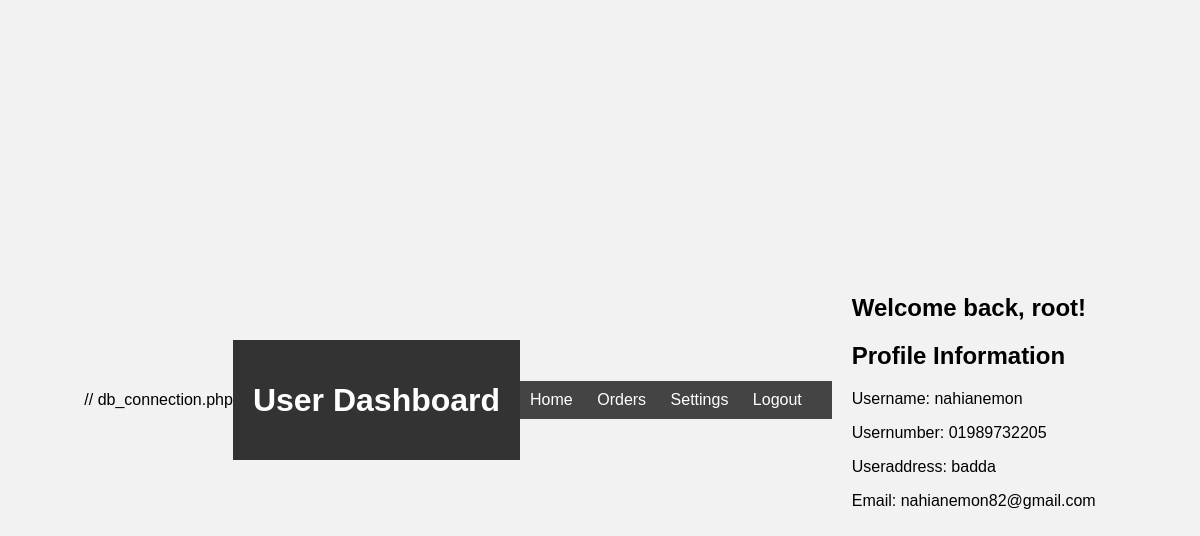
Screenshot of /dashboard.php (signed in) with the database file from the repository.
### tables this page shows
CREATE TABLE `users` (
  `id` int(11) NOT NULL,
  `f_name` varchar(50) NOT NULL,
  `l_name` varchar(50) NOT NULL,
  `email` varchar(100) NOT NULL,
  `password` varchar(50) NOT NULL,
  `phone_number` text NOT NULL,
  `Address` varchar(255) NOT NULL
);

### db_connection.php (called while the page is built, shortened)
<?php
$username = "root";
?>

### dashboard.php (the view, shortened to what this page needs)
<?php
require_once "db_connection.php";
$email = $_SESSION["email"];
$sql = "SELECT * FROM users WHERE email=?";
$stmt = $conn->prepare($sql);
$stmt->bind_param("s", $email);
$stmt->execute();
$result = $stmt->get_result();
$user = $result->fetch_assoc();
?>
<!DOCTYPE html>
<html lang="en">
<head>
    <link rel="stylesheet" href="styles.css">
</head>
<body>
<header>
    <h1>User Dashboard</h1>
</header>
<nav>
    <ul>
        <li><a href="dashboard.php">Home</a></li>
        <li><a href="orders.php">Orders</a></li>
        <li><a href="settings.php">Settings</a></li>
        <li><a href="logout.php">Logout</a></li>
    </ul>
</nav>
<main>
    <h2>Welcome back, <?php echo $username; ?>!</h2>
    <h2>Profile Information</h2>
    <p>Username: <?php echo $user["f_name"]; ?><?php echo $user["l_name"]; ?></p>
    <p>Usernumber: <?php echo $user["phone_number"]; ?></p>
    <p>Useraddress: <?php echo $user["Address"]; ?></p>
    <p>Email: <?php echo $user["email"]; ?></p>
</main>
</body>
</html>

### styles.css (style rules this page uses)
body { font-family: Arial, sans-serif; margin: 0; padding: 0; }
header { background-color: #333; color: #fff; padding: 20px 0; text-align: center; }
body { font-family: Arial, sans-serif; margin: 0; padding: 0; background-color: #f8f8f8; background-image: url('background.jpg'); background-size: cover; background-position: center; }
header { background-color: #333; color: #fff; padding: 10px 0; text-align: center; }
nav { background-color: #444; color: #fff; padding: 10px 0; text-align: center; }
main { padding: 20px; }
body { font-family: Arial, sans-serif; margin: 0; padding: 0; display: flex; justify-content: center; align-items: center; height: 100vh; background-color: #f2f2f2; }
header { background-color: #333; color: white; padding: 20px; text-align: center; }
nav { background-color: #444; color: white; padding: 10px; }
nav ul { list-style-type: none; margin: 0; padding: 0; }
nav ul li { display: inline; margin-right: 20px; }
nav ul li a { color: white; text-decoration: none; }

### rows the page displays
users: f_name "nahian", l_name "emon", phone_number "01989732205", Address "badda", email "nahianemon82@gmail.com"

### other values shown
$username "root"
